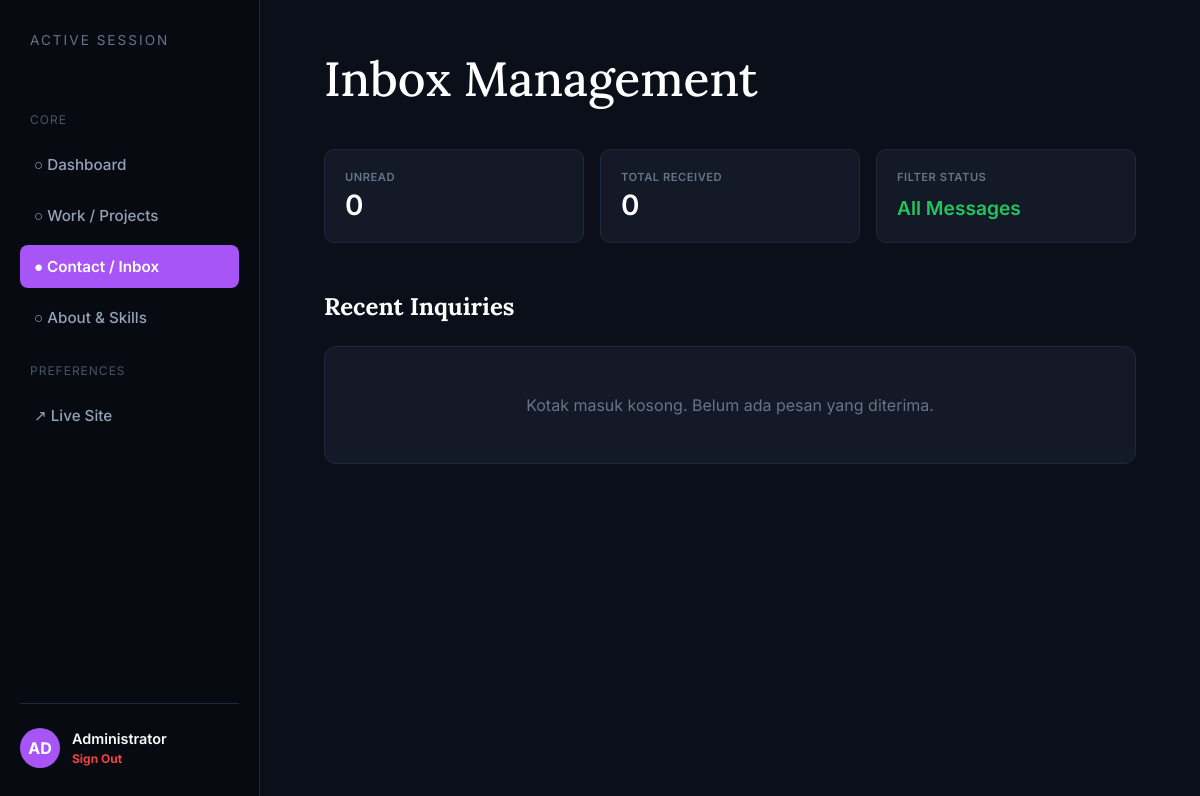
Page /dashboard/messages (signed in) on the earlier database version.
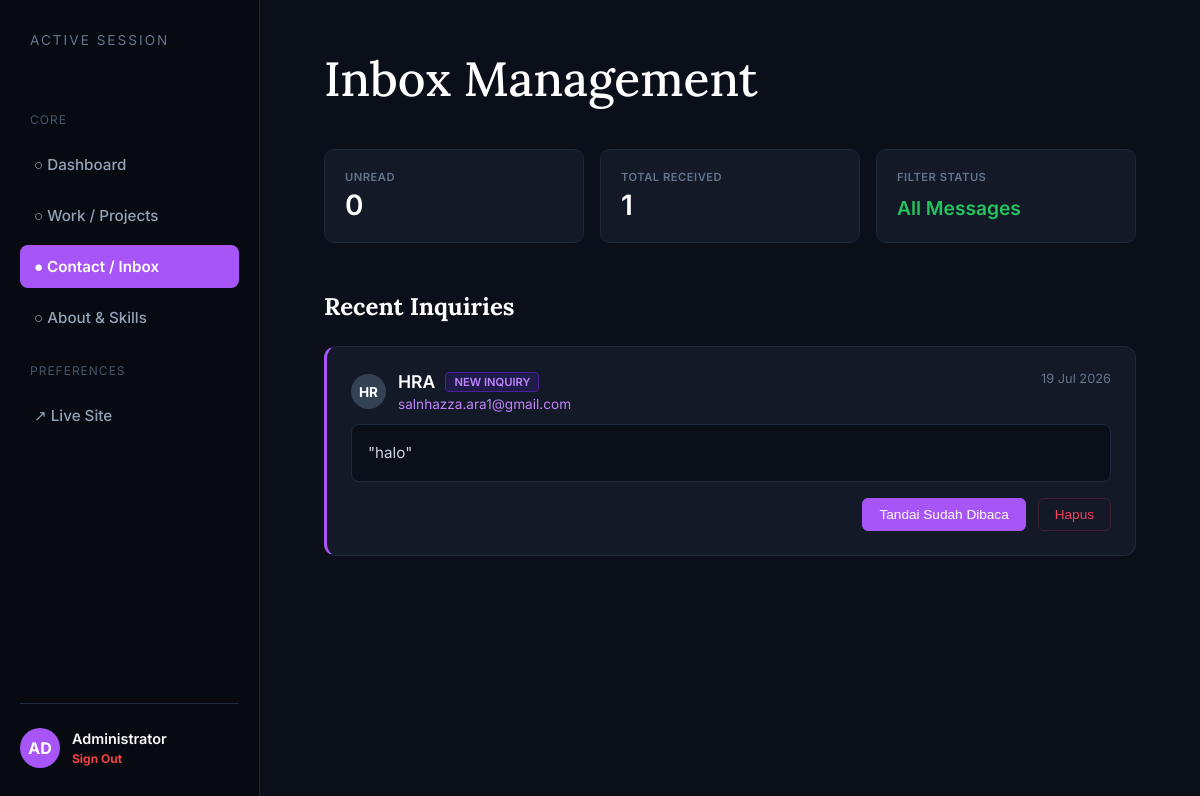
Same page on the later database version.
### models.py (models this page shows)
class Message(db.Model):
    id = db.Column(db.Integer, primary_key=True)
    name = db.Column(db.String(100), nullable=False)
    email = db.Column(db.String(150), nullable=False)
    content = db.Column(db.Text, nullable=False)
    is_read = db.Column(db.Boolean, default=False)
    created_at = db.Column(db.DateTime, default=lambda: datetime.now(timezone.utc))

### app.py (the view)
@app.route('/dashboard/messages')
@login_required
def manage_messages():
    messages = Message.query.order_by(Message.id.desc()).all()
    return render_template('dashboard/messages.html', messages=messages)

### app.py (called while the page is built)
def login_required(f):
    @wraps(f)
    def decorated_function(*args, **kwargs):
        if 'logged_in' not in session:
            flash('Silakan login terlebih dahulu untuk mengakses dashboard.', 'danger')
            return redirect(url_for('login'))
        return f(*args, **kwargs)
    return decorated_function

### templates/dashboard/messages.html (shortened to what this page needs)
<!doctype html>
<html lang="id">
  <head>
  </head>
  <body>
    <div class="sidebar">
      <div>
        <div class="brand">Active Session</div>
        <div class="nav-group">
          <div class="nav-label">Core</div>
          <a href="{{ url_for('dashboard') }}" class="nav-link">○ Dashboard</a>
          <a href="{{ url_for('manage_projects') }}" class="nav-link"
            >○ Work / Projects</a
          >
          <a href="#" class="nav-link active">● Contact / Inbox</a>
          <a href="{{ url_for('manage_profile') }}" class="nav-link"
            >○ About & Skills</a
          >
        </div>
        <div class="nav-group">
          <div class="nav-label">Preferences</div>
          <a href="{{ url_for('index') }}" target="_blank" class="nav-link"
            >↗ Live Site</a
          >
        </div>
      </div>
      <div class="sidebar-user">
        <div class="avatar-circle">AD</div>
        <div class="user-info">
          <p style="margin: 0; font-size: 0.9rem; font-weight: 600">
            Administrator
          </p>
          <a
            href="{{ url_for('logout') }}"
            style="
              color: #ef4444;
              text-decoration: none;
              font-size: 0.75rem;
              font-weight: bold;
            "
            >Sign Out</a
          >
        </div>
      </div>
    </div>
    <div class="main-content">
      <div class="top-section">
        <div class="welcome-text">
          <h1>Inbox Management</h1>
        </div>
      </div>
      <div class="inbox-stats">
        <div class="mini-card">
          <span>Unread</span>
          <p>{{ unread_messages if unread_messages is defined else '0' }}</p>
        </div>
        <div class="mini-card">
          <span>Total Received</span>
          <p>
            {{ total_messages if total_messages is defined else messages|length
            }}
          </p>
        </div>
        <div class="mini-card">
          <span>Filter Status</span>
          <p style="font-size: 1.2rem; padding-top: 8px; color: #22c55e">
            All Messages
          </p>
        </div>
      </div>
      <h2 class="section-title">Recent Inquiries</h2>
      <div class="inbox-list">
        {% if messages %} {% for message in messages %}
        <div class="message-card {% if not message.is_read %}unread{% endif %}">
          <div class="message-header">
            <div
              class="sidebar-user"
              style="border: none; margin: 0; padding: 0"
            >
              <div
                class="avatar-circle"
                style="
                  background: #334155;
                  width: 35px;
                  height: 35px;
                  font-size: 0.85rem;
                "
              >
                {{ message.name[:2]|upper }}
              </div>
              <div class="sender-info">
                <div class="sender-name-row">
                  <h3 class="sender-name">{{ message.name }}</h3>
                  {% if not message.is_read %}
                  <span class="badge badge-unread">New Inquiry</span>
                  {% else %}
                  <span class="badge badge-read">Read</span>
                  {% endif %}
                </div>
                <a href="mailto:{{ message.email }}" class="sender-email"
                  >{{ message.email }}</a
                >
              </div>
            </div>
            <div class="message-time">
              {{ message.created_at.strftime('%d %b %Y') if message.created_at
              else 'Baru saja' }}
            </div>
          </div>
          <p class="message-body">
            {% if message.message %} "{{ message.message }}" {% elif
            message.pesan %} "{{ message.pesan }}" {% elif message.content %}
            "{{ message.content }}" {% else %}
            <span style="color: var(--text-muted); font-style: italic"
              >Isi pesan tidak terbaca</span
            >
            {% endif %}
          </p>
          <div class="message-actions">
            <form
              action="{{ url_for('toggle_message_status', id=message.id) }}"
              method="POST"
              style="display: inline"
            >
              {% if not message.is_read %}
              <button
                type="submit"
                class="action-btn btn-read-toggle btn-read-active"
              >
                Tandai Sudah Dibaca
              </button>
              {% else %}
              <button type="submit" class="action-btn btn-read-toggle">
                Tandai Belum Dibaca
              </button>
              {% endif %}
            </form>
            <form
              action="{{ url_for('delete_message', id=message.id) }}"
              method="POST"
              style="display: inline"
              onsubmit="return confirm('Hapus pesan dari {{ message.name }}?');"
            >
              <button type="submit" class="action-btn btn-delete">Hapus</button>
            </form>
          </div>
        </div>
        {% endfor %} {% else %}
        <div
          class="message-card"
          style="text-align: center; color: var(--text-muted); padding: 3rem 0"
        >
          Kotak masuk kosong. Belum ada pesan yang diterima.
        </div>
        {% endif %}
      </div>
    </div>
  </body>
</html>

### templates/dashboard/messages.html (style rules this page uses)
:root { --bg-main: #0b0f19; --bg-sidebar: #070a10; --bg-card: #131926; --accent-purple: #a855f7; --accent-hover: #c084fc; --text-muted: #64748b; --border-color: #1e293b; }
body { margin: 0; padding: 0; background-color: var(--bg-main); color: #f8fafc; font-family: "Inter", sans-serif; display: flex; min-height: 100vh; }
.sidebar { width: 260px; background-color: var(--bg-sidebar); border-right: 1px solid var(--border-color); padding: 2rem 1.25rem; display: flex; flex-direction: column; justify-content: space-between; box-sizing: border-box; }
.brand { font-size: 0.85rem; text-transform: uppercase; letter-spacing: 2px; color: var(--text-muted); margin-bottom: 2.5rem; padding-left: 10px; }
.nav-group { display: flex; flex-direction: column; gap: 8px; }
.nav-label { font-size: 0.75rem; text-transform: uppercase; letter-spacing: 1px; color: #475569; margin: 1.5rem 0 0.5rem 10px; }
.nav-link { display: flex; align-items: center; color: #94a3b8; padding: 12px 14px; border-radius: 8px; text-decoration: none; font-weight: 500; font-size: 0.95rem; transition: all 0.2s; }
.nav-link.active { background: var(--accent-purple); color: white; font-weight: 600; }
.sidebar-user { display: flex; align-items: center; gap: 12px; padding-top: 1.5rem; border-top: 1px solid var(--border-color); margin-top: auto; }
.avatar-circle { width: 40px; height: 40px; border-radius: 50%; background: var(--accent-purple); display: flex; align-items: center; justify-content: center; font-weight: bold; color: white; }
.main-content { flex: 1; padding: 3rem 4rem; box-sizing: border-box; max-width: 1200px; }
.top-section { margin-bottom: 2.5rem; }
.welcome-text h1 { font-family: "Lora", Georgia, serif; font-size: 3rem; font-weight: 500; margin: 0 0 0.5rem 0; color: #ffffff; }
.inbox-stats { display: grid; grid-template-columns: repeat(3, 1fr); gap: 16px; margin-bottom: 3rem; }
.mini-card { background-color: var(--bg-card); border: 1px solid var(--border-color); border-radius: 10px; padding: 1.25rem; display: flex; flex-direction: column; gap: 4px; }
.mini-card span { font-size: 0.7rem; text-transform: uppercase; letter-spacing: 0.5px; color: var(--text-muted); font-weight: 600; }
.mini-card p { font-size: 1.75rem; font-weight: 600; margin: 0; color: #ffffff; }
.section-title { font-size: 1.5rem; font-family: "Lora", Georgia, serif; margin-bottom: 1.5rem; color: #ffffff; }
.inbox-list { display: flex; flex-direction: column; gap: 16px; }
.message-card { background-color: var(--bg-card); border: 1px solid var(--border-color); border-radius: 12px; padding: 1.5rem; position: relative; display: flex; flex-direction: column; gap: 12px; box-sizing: border-box; transition: transform 0.2s, border-color 0.2s; }
.message-card.unread { border-left: 3px solid var(--accent-purple); }
.message-header { display: flex; justify-content: space-between; align-items: flex-start; }
.sender-info { display: flex; flex-direction: column; gap: 4px; }
.sender-name-row { display: flex; align-items: center; gap: 10px; }
.sender-name { font-size: 1.1rem; font-weight: 600; color: #ffffff; margin: 0; }
.badge { font-size: 0.7rem; font-weight: 600; padding: 2px 8px; border-radius: 4px; text-transform: uppercase; }
.badge-unread { background-color: #1e1b4b; color: var(--accent-hover); border: 1px solid #4c1d95; }
.sender-email { font-size: 0.85rem; color: var(--accent-hover); text-decoration: none; }
.message-time { font-size: 0.8rem; color: var(--text-muted); }
.message-body { font-size: 0.95rem; color: #cbd5e1; line-height: 1.6; margin: 0; background-color: #0b0f19; padding: 1rem; border-radius: 8px; border: 1px solid #1e293b; }
.message-actions { display: flex; justify-content: flex-end; gap: 12px; margin-top: 4px; }
.action-btn { display: inline-flex; align-items: center; justify-content: center; padding: 8px 16px; border-radius: 6px; font-size: 0.85rem; font-weight: 500; text-decoration: none; cursor: pointer; transition: all 0.2s; border: 1px solid var(--border-color); background: transparent; color: #ffffff; }
.btn-read-toggle { background-color: #1e293b; border: 1px solid #334155; }
.btn-read-active { background-color: var(--accent-purple); border-color: var(--accent-purple); }
.btn-delete { background-color: transparent; color: #f43f5e; border-color: rgba(244, 63, 94, 0.2); }

Differences in the rows shown:
added Message: name "HR", name "HRA", is_read "NEW INQUIRY", email "salnhazza.ara1@gmail.com", created_at "19 Jul 2026", content "halo"
Other differences:
{{ total_messages if total_messages is defined else messages|length }}: "0" → "1"
text no longer shown: "Kotak masuk kosong. Belum ada pesan yang diterima."
